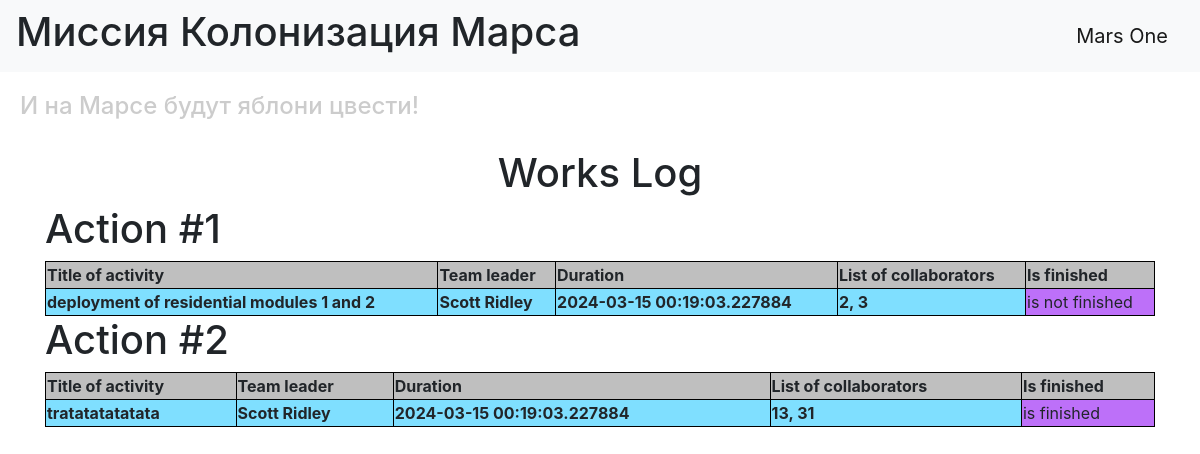
Screenshot of /magazine_of_works with the database file from the repository.
### data/jobs.py (models this page shows)
class Jobs(SqlAlchemyBase):
    __tablename__ = 'jobs'
    id = sqlalchemy.Column(sqlalchemy.Integer, primary_key=True, autoincrement=True)
    team_leader = sqlalchemy.Column(sqlalchemy.Integer, sqlalchemy.ForeignKey('users.id'))
    user = relationship('User')
    job = sqlalchemy.Column(sqlalchemy.String)
    work_size = sqlalchemy.Column(sqlalchemy.Integer)
    collaborators = sqlalchemy.Column(sqlalchemy.String, default='')
    start_date = sqlalchemy.Column(sqlalchemy.DateTime)
    end_date = sqlalchemy.Column(sqlalchemy.DateTime)
    is_finished = sqlalchemy.Column(sqlalchemy.Boolean)

### main.py (the view)
@app.route('/magazine_of_works')
def magazine_of_works():
    works = db_sess.query(Jobs).all()
    users = db_sess.query(User).all()
    team_leaders = {}
    for worker in works:
        for user in users:
            if worker.team_leader == user.id:
                team_leaders[worker.team_leader] = user.surname + ' ' + user.name
    print(team_leaders)
    updated_works = [{'id': work.id, 'job': work.job, 'leader': team_leaders[worker.team_leader - 1], 'duration': work.start_date, 'collaborators': work.collaborators, 'is_finished': work.is_finished} for work in works]
    print(len(updated_works))
    return render_template('magazine.html', works={'works': updated_works})

### templates/magazine.html (shortened to what this page needs)
{% extends "base.html" %}
{% block content %}
  <link rel="stylesheet" href="static/css/style.css">
  <h1 style="text-align: center">Works Log</h1>
  {% for work in works['works'] %}
    <h1>Action #{{ work['id'] }}</h1>
    <table>
      <thead>
        <tr>
          <th>Title of activity</th>
          <th>Team leader</th>
          <th>Duration</th>
          <th>List of collaborators</th>
          <th>Is finished</th>
        </tr>
      </thead>
      <tbody>
        <tr>
          <th>{{ work['job'] }}</th>
          <th>{{ work['leader'] }}</th>
          <th>{{ work['duration'] }}</th>
          <th>{{ work['collaborators'] }}</th>
          <td>
            {% if work['is_finished'] %}
              is finished
            {% else %}
              is not finished
            {% endif %}
          </td>
        </tr>
      </tbody>
    </table>
  {% endfor %}
{% endblock %}

### templates/base.html (shortened to what this page needs)
<!DOCTYPE html>
<html lang="en">
<head>
    <link rel="stylesheet"
          href="https://stackpath.bootstrapcdn.com/bootstrap/4.4.1/css/bootstrap.min.css"
>
</head>
<body>
<header>
    <nav class="navbar navbar-light bg-light">
        <h1>Миссия Колонизация Марса</h1>
        <a class="navbar-brand" href="#">Mars One</a>
    </nav>
    <h4>И на Марсе будут яблони цвести!</h4>
</header>
<main role="main" class="container">
    {% block content %}{% endblock %}
</main>
</body>
</html>

### static/css/style.css (style rules this page uses)
table, th, td { border: 1px solid black; }
table { width: 100%; }
thead { background-color: rgb(128, 128, 128, 0.5); }
tbody { background-color: rgb(0, 191, 255, 0.5); }
td { background-color: rgb(252, 3, 244, 0.5); }
h4 { color: #CCCCCC; padding: 20px; }

### rows the page displays
Jobs: id "1", job "deployment of residential modules 1 and 2", leader "Scott Ridley", duration "2024-03-15 00:19:03.227884", collaborators "2, 3", shows "is not finished"
Jobs: id "2", job "tratatatatatata", leader "Scott Ridley", duration "2024-03-15 00:19:03.227884", collaborators "13, 31", shows "is finished"
